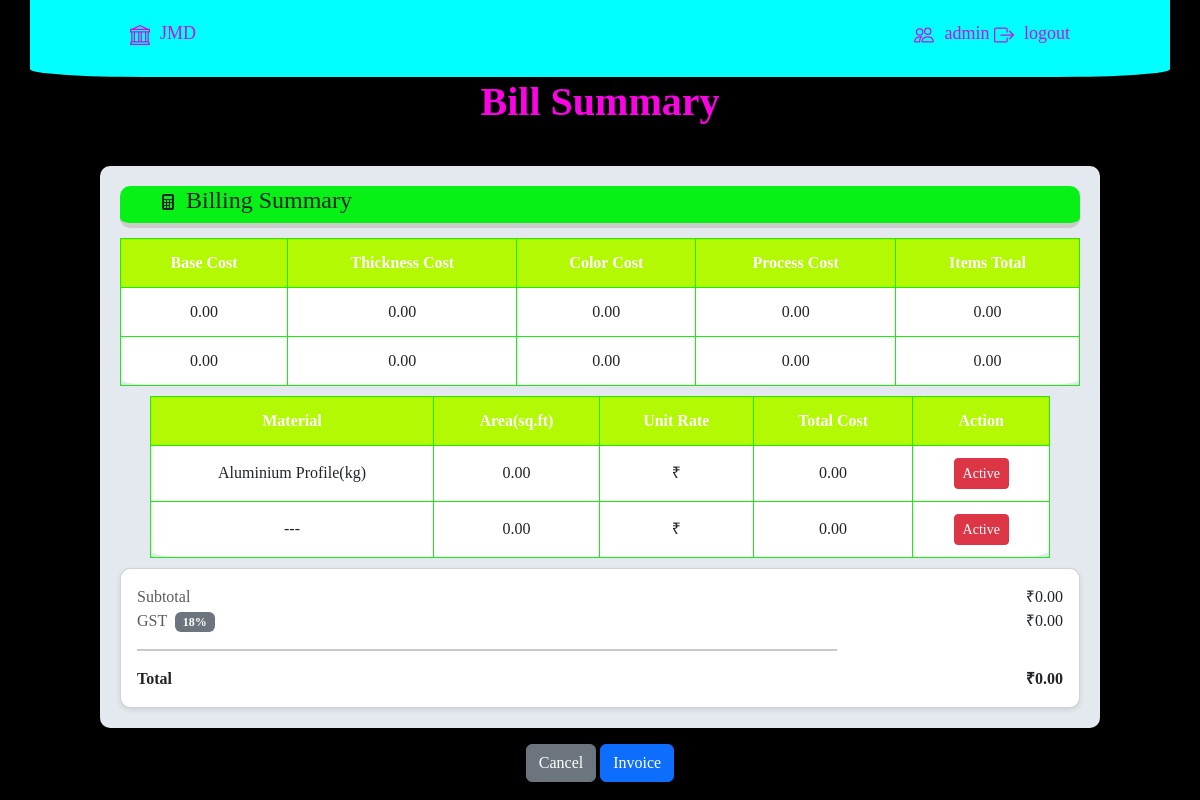
Screenshot of /jobs/9/calculate/ with the database file from the repository.
### system/models.py (models this page shows, shortened)
class JobItems(models.Model):
    job_number = models.ForeignKey(JobNumber, on_delete=models.CASCADE, related_name='items', null=True, blank=True)
    material_select=[
                        ('EXTRUSION','Aluminium Extrusion(sq.ft)'),
                        ('PROFILE','Aluminium Profile(kg)'),
                        ('SHEET','Aluminium Sheet(Nos)'),
                        ('ROD','Round Aluminium Rod(kg)'),
    ]
    anodisingtype=[
                        ('COLOUR','50-70'),
                        ('HARD','80-120'),
                        ('NATURAL','70-180'),
                        ('TYPE_II','100-150'),
                        ('TYPE_III','75-150'),
    ]
    anodising_RATE={'COLOUR':Decimal(50),'HARD':Decimal(80),'NATURAL':Decimal(70),'TYPE_II':Decimal(100),'TYPE_III':Decimal(75)}
    thickness=[('5-10','5-10µ'),('15-25','15-25µ'),('25-50','25-50µ'),('50+','50µ')]
    THICKNESS_MULTIPLIER={'5-10':Decimal('1.5'),'15-25':Decimal('1.75'),'25-50':Decimal('2.0'),'50+':Decimal('2.2')}
    color=[('BLACK','5-8'),('BRONZE','6-8'),('CLEAR','0'),('GOLD','8-10'),('SILVER','12-15')]
    color_RATE={'BLACK':Decimal('7'),'BRONZE':Decimal('6'),'CLEAR':Decimal('0'),'GOLD':Decimal('9'),'SILVER':Decimal('13')}
    process=[('DEGREASING','3-5'),('ETCHING','5-8'),('POLISHING','8-10'),('SEALING','2-4'),('TEFLON COATING','10-15')]
    process_RATE={'DEGREASING':Decimal('4'),'ETCHING':Decimal('6'),'POLISHING':Decimal('9'),'SEALING':Decimal('3'),'TEFLON COATING':Decimal('12')}
    material = models.CharField(max_length=100,choices=material_select)
    length = models.DecimalField(blank=True, null=True,decimal_places=2,max_digits=10)
    width = models.DecimalField(blank=True, null=True,decimal_places=2,max_digits=10)
    quantity = models.IntegerField()
    area = models.DecimalField(blank=True, null=True,decimal_places=2,max_digits=10)
    anodising_type = models.CharField(max_length=100,choices=anodisingtype)
    thickness = models.CharField(max_length=20,choices=thickness)
    color_finish = models.CharField(max_length=100,choices=color)
    process_charges = models.CharField(max_length=20,choices=process)
    base_cost=models.DecimalField(null=True,blank=True,decimal_places=2,max_digits=10)
    thickness_cost=models.DecimalField(null=True,blank=True,decimal_places=2,max_digits=10)
    color_cost=models.DecimalField(null=True,blank=True,decimal_places=2,max_digits=10)
    process_cost=models.DecimalField(null=True,blank=True,decimal_places=2,max_digits=10)
    Total=models.DecimalField(null=True,blank=True,decimal_places=2,max_digits=10)

### system/views.py (the view)
# urls.py: path('jobs/<int:job_id>/calculate/',views.calculateView.as_view(), name='calculate'),
class calculateView(View):
    def get(self, request, job_id):
        job = get_object_or_404(JobNumber, id=job_id)
        items = JobItems.objects.filter(job_number=job)
        subtotal = sum(item.Total for item in items if item.Total)
        gst = subtotal * Decimal('0.18')
        total = subtotal + gst
        return render(request, "calculate.html", {
            "job": job,
            "items": items,
            "subtotal": subtotal,
            "gst": gst,
            "total": total
        })

### system/templates/calculate.html (shortened to what this page needs)
<!DOCTYPE html>
<html lang="en">
<head>
  {% load static %}
  <link href="https://cdn.jsdelivr.net/npm/bootstrap@5.3.8/dist/css/bootstrap.min.css" rel="stylesheet"
>
  <link rel="stylesheet" href="{% static 'core.css' %}">
</head>
<body>
  <div class="container">
    <a href="http://127.0.0.1:5000">JMD</i></a>
    <div class="align">
      <a href="http://127.0.0.1:8000/admin/">admin</i></a>
      <a href="#">logout</a>
    </div>
  </div>
  <h1>Bill Summary</h1>
  <div class="mb-3">
    <div class="c1">
      <h4>Billing Summary</h4>
    </div>
    <table>
      <tr>
        <th>Base Cost</th>
        <th>Thickness Cost</th>
        <th>Color Cost</th>
        <th>Process Cost</th>
        <th>Items Total</th>
      </tr>
      <tbody>
        {% for item in items %}
        <tr>
          <td>{{ item.base_cost}}</td>
          <td>{{ item.thickness_cost }}</td>
          <td>{{ item.color_cost }}</td>
          <td>{{ item.process_cost }}</td>
          <td>{{item.Total}}</td>
        </tr>
        {% empty %}
        <tr>
          <td colspan="5" class="text-center text-muted">No items added to this job yet.</td>
        </tr>
        {% endfor %}
    </table>
    <table class="table-center">
      <thead>
        <tr>
          <th>Material</th>
          <th>Area(sq.ft)</th>
          <th>Unit Rate</th>
          <th>Total Cost</th>
          <th>Action</th>
        </tr>
      </thead>
      <tbody>
        {% for item in items %}
        <tr>
          <td>{{ item.get_material_display }}</td>
          <td>{{ item.area }}</td>
          <td>₹{{ item.unit_rate|floatformat:2 }}</td>
          <td>{{ item.Total }}</td>
          <td>
            <button onclick="activeItem({{ item.id }})" class="btn btn-danger btn-sm">Active</button>
          </td>
        </tr>
        {% empty %}
        <tr>
          <td colspan="5" class="text-center text-muted">No items added to this job yet.</td>
        </tr>
        {% endfor %}
      </tbody>
    </table>
    <div class="card p-3">
      <div class="d-flex justify-content-between ">
        <span class="text-muted">Subtotal</span>
        <span id="subtotal">₹{{ subtotal|floatformat:2 }}</span>
      </div>
      <div class="d-flex justify-content-between">
        <span class="text-muted">
          GST <span class="badge bg-secondary ms-1">18%</span>
        </span>
        <span id="gst">₹{{ gst|floatformat:2 }}</span>
      </div>
      <hr>
      <div class="d-flex justify-content-between fw-semibold">
        <span>Total</span>
        <span id="total">₹{{ total|floatformat:2 }}</span>
      </div>
    </div>
  </div>
  <div class="m">
    <button onclick="Cancel()" class="btn btn-secondary">Cancel</button>
    <button onclick="Invoice()" class="btn btn-primary">Invoice</button>
  </div>
</body>
</html>

### system/static/core.css (style rules this page uses)
body { margin: 0; padding: 0; font-family: "Times New Roman", Times, serif; background-color: rgb(0, 0, 0); }
.container { display: flex; justify-content: space-between; background-color: aqua; color: white; height: 3%; padding: 20px 100px 30px; border-bottom-right-radius: 10%; border-bottom-left-radius: 10%; font-size: large; }
a { color: rgb(200, 18, 228); text-decoration: none; }
.mb-3 { margin: 40px 100px 40px 100px; display: grid; background-color: #e4e9f0; padding: 20px; border-radius: 10px; row-gap: 10px; }
.c1 { border-radius: 10px; border-bottom: 5px solid #ccc; padding-left: 40px; padding-bottom: -5px; background-color: #07f116; }
svg { margin-right: 10px; }
h1 { text-align: center; margin-top: 1px; color: rgb(251, 4, 227); font-weight: 800; }
.m { text-align: center; justify-content: center; }
button { padding: 10px 20px; border-radius: 5px; border: none; cursor: pointer; background-color: #007bff; color: white; }
hr { border: 1px solid; width: 700px; }
table { width: 100%; border-collapse: collapse; margin: 0 auto; }
table th, table td { padding: 12px 15px; text-align: center; vertical-align: middle; }
table th { background-color: #b3f903; font-weight: bold; }
table tr { border-bottom: 1px solid #1408f0; }
.table-center { margin: 0 auto; max-width: 900px; }
.card { flex:1; background:white; padding:20px 20px; border-radius:10px; box-shadow:0 2px 5px rgba(0,0,0,0.1); text-align:center; }
table { width:100%; border-collapse:collapse; border-radius: 5%; background:white; }
th, td { border:1px solid #15f209; padding:10px; text-align:center; }
th { background:#fbff0c; color:white; }

### rows the page displays
JobItems: base_cost "0.00", thickness_cost "0.00", color_cost "0.00", process_cost "0.00", Total "0.00", material "Aluminium Profile(kg)", area "0.00"
JobItems: base_cost "0.00", thickness_cost "0.00", color_cost "0.00", process_cost "0.00", Total "0.00", material "---", area "0.00"

### other values shown
{{ subtotal|floatformat:2 }} "0.00"
{{ gst|floatformat:2 }} "0.00"
{{ total|floatformat:2 }} "0.00"
